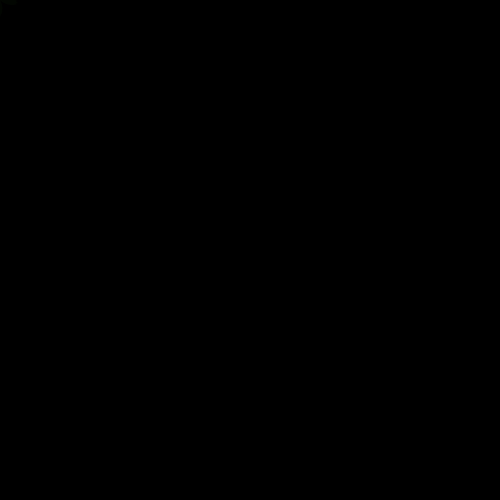
Frame 1 (no input)
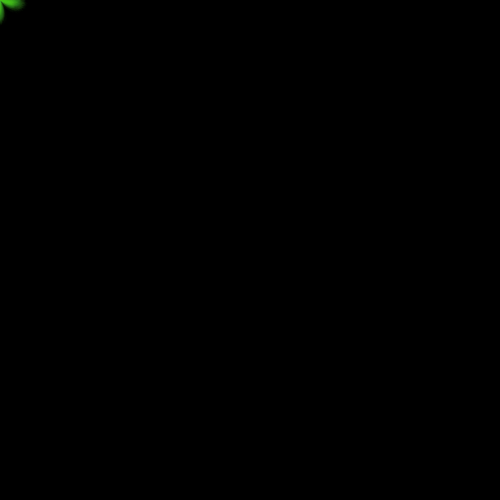
Frame 60 (the mouse pressed at the canvas centre just before this capture)
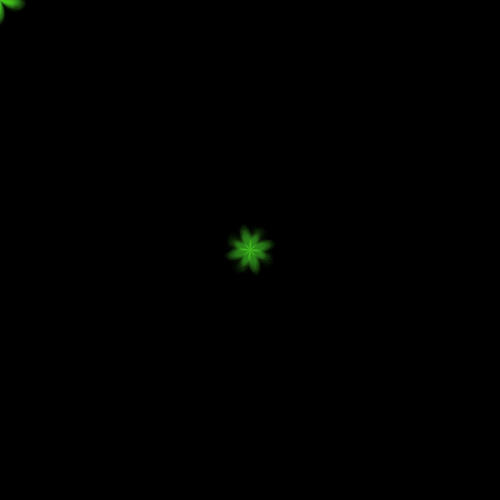
Frame 120 (the mouse held since frame 60 and released just before this capture)

The Processing sketch that drew these frames (run headless with seeded random() and noise(); from frame 60 on, the mouse is pressed at the canvas centre):

// Processing sketch: watercolorDrawing
// ── watercolorDrawing.pde
// Watercolor Drawing Tool by Niki Selken
//Special Thanks to Levente Sandor, for Watercolor brush

ArrayList<Brush> brushes; 

void setup() {
  size(500, 500);
  background(0,0,0);
  brushes = new ArrayList<Brush>();
  for (int i = 0; i < 1; i++) {
    brushes.add(new Brush());
  }
}
void setupClick() {
 
  brushes = new ArrayList<Brush>();
  for (int i = 0; i < 1; i++) {
    brushes.add(new Brush());
  }
}

void draw() {
  for (Brush brush : brushes) {
    brush.paint();
  }
}

void mouseClicked() {
  setupClick();
}

class Brush {
  float angle;
  int components[];
  float x, y;
  color clr;

  Brush() {
    angle = random(TWO_PI);
    x = mouseX;
    y = mouseY;
    clr = color(random(255), random(255), random(255), 6);
    components = new int[2];
    for (int i = 0; i < 1; i++) {
      components[i] = int(random(1, 5));
    }
  }

  void paint() {
    float a = 0;
    float r = 0;
    float x1 = mouseX;
    float y1 = mouseY;
    float u = random(0.5, 1);

    fill(clr);
    noStroke();    

    beginShape();
    while (a < TWO_PI) {
      vertex(x1, y1); 
      float v = random(0.85, 1);
      x1 = mouseX + r * cos(angle + a) * u * v;
      y1 = mouseY + r * sin(angle + a) * u * v;
      a += PI / 180;
      for (int i = 0; i < 1; i++) {
        r += sin(a * components[i]);
      }
    }
    endShape(CLOSE);

    if (x < 0 || x > width ||y < 0 || y > height) {
      angle += HALF_PI;
    }

    x += 2 * cos(angle);
    y += 2 * sin(angle); 
    angle += random(-0.15, 0.15);
  }
}
